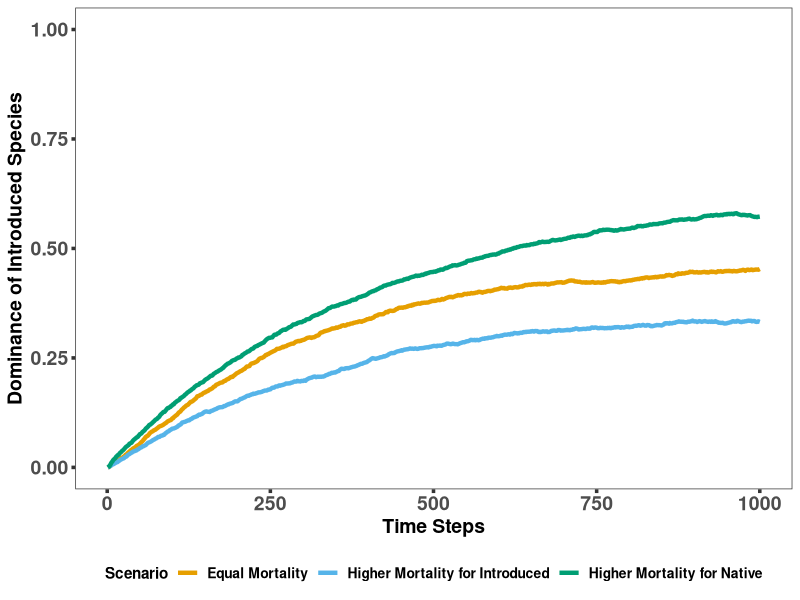
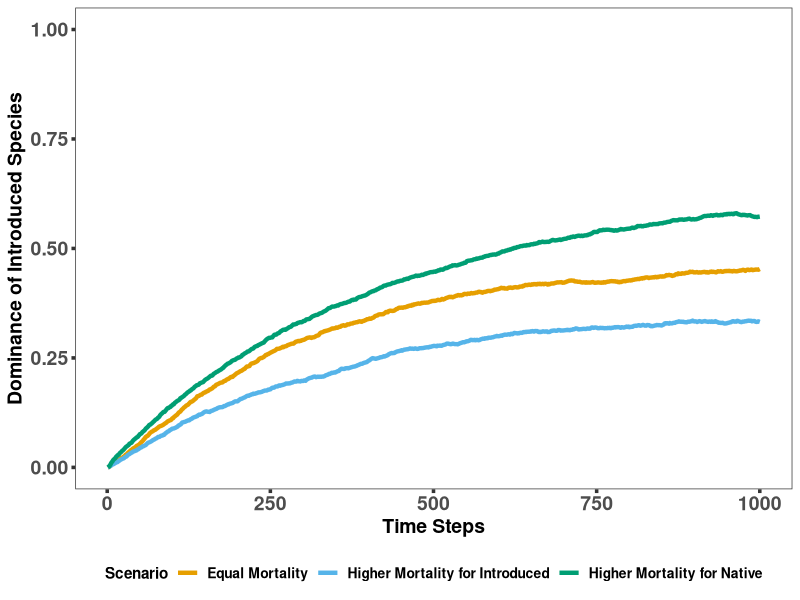

Recreate these plots in R, in order.
# Define the neutral model function, simulating the interactions within an ecological niche
# where species do not directly compete and the process is neutral
neutralModelCR <- function(turnOverRate, chanceOfExtremeEvent, mortalityRateNative, mortalityRateIntroduced, timeSteps, populationSize) {
  # Initialize the population matrix with native species occupying all sites
  Population <- matrix(0, nrow = populationSize, ncol = timeSteps)
  
  # Iterate over time steps to simulate the demographic processes
  for (t in 1:(timeSteps - 1)) {
    # Propagate the current state
    Population[, t + 1] <- Population[, t]
    
    # Apply natural turnover at each time step
    Population[, t + 1][runif(populationSize) < turnOverRate] <- 0.5
    
    # Determine mortality for each species from extreme events
    native <- Population[, t + 1] == 0
    introduced <- Population[, t + 1] == 1
    mortalityNative <- runif(populationSize) < mortalityRateNative * chanceOfExtremeEvent
    mortalityIntroduced <- runif(populationSize) < mortalityRateIntroduced * chanceOfExtremeEvent
    Population[, t + 1][native & mortalityNative] <- 0.5
    Population[, t + 1][introduced & mortalityIntroduced] <- 0.5
    
    # Recolonization of vacant sites
    availableSpaces <- Population[, t + 1] == 0.5
    Population[, t + 1][availableSpaces] <- as.numeric(runif(sum(availableSpaces)) < 0.5)
  }
  
  # Return the population matrix showing the state of each site over time
  return(Population)
}

# Set the parameters for the simulation
time_steps <- 1000
population_size <- 2^12

# Run the simulation for the three mortality scenarios
# Compute the mean state of the population for each time step
population_equal_mortality <- apply(neutralModelCR(0.001, 1/300, 0.5, 0.5, time_steps, population_size), 2, mean)
population_higher_mortality_native <- apply(neutralModelCR(0.001, 1/300, 0.7, 0.3, time_steps, population_size), 2, mean)
population_higher_mortality_introduced <- apply(neutralModelCR(0.001, 1/300, 0.3, 0.7, time_steps, population_size), 2, mean)

# Load the ggplot2 library for creating the plot
library(ggplot2)

# Create a data frame for plotting
scenarios <- data.frame(
  TimeStep = rep(1:time_steps, 3),
  Population = c(population_equal_mortality, population_higher_mortality_native, population_higher_mortality_introduced),
  Scenario = factor(rep(c("Equal Mortality", "Higher Mortality for Native", "Higher Mortality for Introduced"), each = time_steps))
)

# Use a colorblind-friendly palette for the plot
cb_palette <- c("#E69F00", "#56B4E9", "#009E73")

# Construct the plot with ggplot2, employing a minimalistic theme
p <- ggplot(scenarios, aes(x = TimeStep, y = Population, color = Scenario)) +
  geom_line(size = 1.5) +  # Increase line thickness for visibility
  scale_color_manual(values = cb_palette) +  # Apply the colorblind-friendly palette
  ylim(0,1) +
  theme_bw() +  # Use a clean background theme
  labs(title = "Species Composition Change Over Time",
       x = "Time Steps",
       y = "Dominance of Introduced Species",
       color = "Scenario") +
  theme(plot.title = element_blank(), #element_text(hjust = 0.5, face = "bold", size = 14),
        legend.title = element_text(face = "bold", size = 11),
        legend.text = element_text(face = "bold", size = 10),
        legend.position = "bottom",  # Position the legend at the bottom
        axis.text = element_text(size = 14, face = "bold"),
        axis.title = element_text(size = 14, face = "bold"),
        axis.ticks = element_line(size = 1.2),
        panel.grid.major = element_blank(),  # Remove grid lines for a clean look
        panel.grid.minor = element_blank())

# Save the plot to a file
ggsave("Neutral_Model_Species_Composition.png", plot = p, width = 8, height = 6, dpi = 300)

# Output the plot to the screen
print(p)
